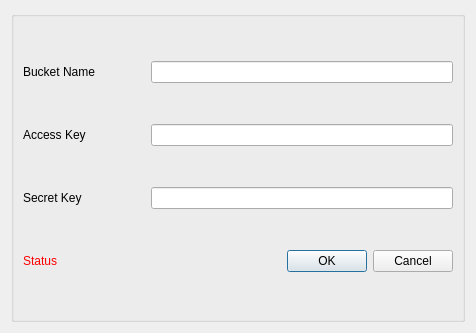
<?xml version="1.0" encoding="UTF-8"?>
<ui version="4.0">
 <class>AwsBucketCredentialsDialog</class>
 <widget class="QDialog" name="AwsBucketCredentialsDialog">
  <property name="geometry">
   <rect>
    <x>0</x>
    <y>0</y>
    <width>476</width>
    <height>333</height>
   </rect>
  </property>
  <property name="windowTitle">
   <string>AWS S3 Bucket Credentials</string>
  </property>
  <layout class="QGridLayout" name="gridLayout_2">
   <item row="0" column="0">
    <widget class="QGroupBox" name="groupBox">
     <property name="title">
      <string/>
     </property>
     <layout class="QGridLayout" name="gridLayout">
      <item row="2" column="0">
       <widget class="QLabel" name="label_2">
        <property name="text">
         <string>Access Key</string>
        </property>
       </widget>
      </item>
      <item row="4" column="2">
       <widget class="QDialogButtonBox" name="buttonBox">
        <property name="orientation">
         <enum>Qt::Horizontal</enum>
        </property>
        <property name="standardButtons">
         <set>QDialogButtonBox::Cancel|QDialogButtonBox::Ok</set>
        </property>
       </widget>
      </item>
      <item row="1" column="0">
       <widget class="QLabel" name="label">
        <property name="text">
         <string>Bucket Name</string>
        </property>
       </widget>
      </item>
      <item row="3" column="0">
       <widget class="QLabel" name="label_3">
        <property name="text">
         <string>Secret Key</string>
        </property>
       </widget>
      </item>
      <item row="1" column="1" colspan="2">
       <widget class="QLineEdit" name="bucketName"/>
      </item>
      <item row="2" column="1" colspan="2">
       <widget class="QLineEdit" name="accessKey"/>
      </item>
      <item row="3" column="1" colspan="2">
       <widget class="QLineEdit" name="secretKey"/>
      </item>
      <item row="4" column="0" colspan="2">
       <widget class="QLabel" name="warningStatus">
        <property name="minimumSize">
         <size>
          <width>250</width>
          <height>0</height>
         </size>
        </property>
        <property name="styleSheet">
         <string notr="true">QLabel { color : red; }</string>
        </property>
        <property name="text">
         <string>Status</string>
        </property>
       </widget>
      </item>
     </layout>
    </widget>
   </item>
  </layout>
 </widget>
 <resources/>
 <connections>
  <connection>
   <sender>buttonBox</sender>
   <signal>accepted()</signal>
   <receiver>AwsBucketCredentialsDialog</receiver>
   <slot>accept()</slot>
   <hints>
    <hint type="sourcelabel">
     <x>248</x>
     <y>254</y>
    </hint>
    <hint type="destinationlabel">
     <x>157</x>
     <y>274</y>
    </hint>
   </hints>
  </connection>
  <connection>
   <sender>buttonBox</sender>
   <signal>rejected()</signal>
   <receiver>AwsBucketCredentialsDialog</receiver>
   <slot>reject()</slot>
   <hints>
    <hint type="sourcelabel">
     <x>316</x>
     <y>260</y>
    </hint>
    <hint type="destinationlabel">
     <x>286</x>
     <y>274</y>
    </hint>
   </hints>
  </connection>
 </connections>
</ui>
